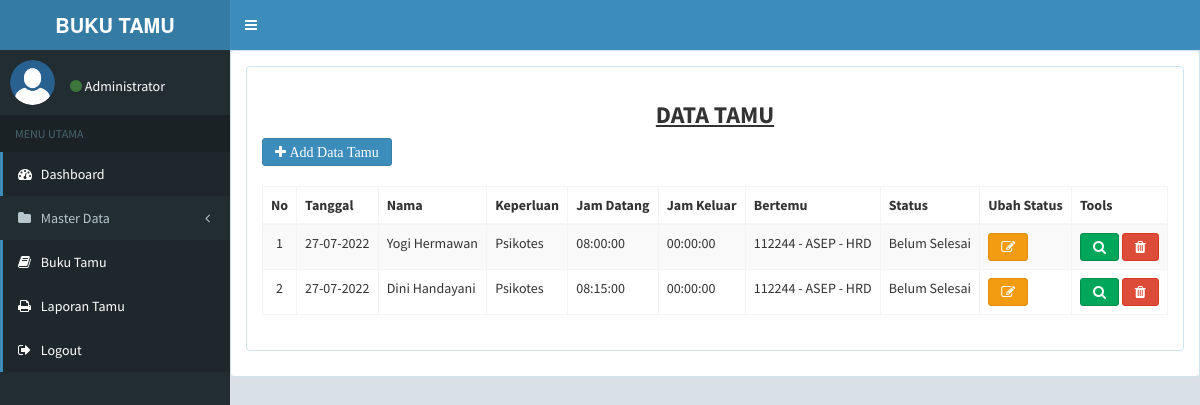
The page /views.php?page=list_bukutamu (signed in) on the database its author committed.
### tables this page shows
CREATE TABLE `tbl_bukutamu` (
  `id_tamu` int(11) NOT NULL,
  `tanggal` date NOT NULL,
  `no_identitas` varchar(16) NOT NULL,
  `nama` varchar(30) NOT NULL,
  `alamat` varchar(200) NOT NULL,
  `jenis_kelamin` varchar(10) NOT NULL,
  `no_telp` varchar(16) NOT NULL,
  `instansi` varchar(200) NOT NULL,
  `keperluan` varchar(255) NOT NULL,
  `jam_datang` time NOT NULL,
  `jam_keluar` time NOT NULL,
  `bertemu` varchar(200) NOT NULL,
  `status` varchar(15) NOT NULL
);

### views.php (called while the page is built, shortened)
<?php
include_once('class/class.index.php');
	$main = new Index();
	$main -> views();
?>

### class/class.bukutamu.php (called while the page is built, shortened)
<?php
class BukuTamu{
	private $conn;
	private $table_name = "tbl_bukutamu";
	public function __construct($db){
		$this->conn = $db;
	}
	function read(){
		$query = "SELECT * FROM ".$this->table_name." ORDER BY id_tamu ASC";
		$stmt = $this->conn->prepare( $query );
		$stmt->execute();
		return $stmt;
	}
}
?>

### views/list_bukutamu.php (the view, shortened to what this page needs)
<?php
include_once("class/class.bukutamu.php");
$bukutamu = new BukuTamu($db);
$stmt = $bukutamu->read();
?>
<head>
</head>
<div class="content-utama">
	<center><h3><u><b>DATA TAMU</b></u></h3></center>
		<a href="?page=add_bukutamu" class="btn btn-primary fa fa-plus"> Add Data Tamu</a> <br>
		<br><table class="table table-striped table-bordered" id="data">
			<thead>
				<tr>
					<th>No</th>
					<th>Tanggal</th>
					<th>Nama</th>
					<th>Keperluan</th>
					<th>Jam Datang</th>
					<th>Jam Keluar</th>
					<th>Bertemu</th>
					<th>Status</th>
					<th>Ubah Status</th>
					<th>Tools</th>
					</tr>
			</thead>
			<tbody>
			<?php
				$i=1;
				while ($row = $stmt->fetch(PDO::FETCH_ASSOC)){
			?>
				<tr>
					<td align="center" width="1%"><?php echo $i; ?></td>
					<td><?php echo date('d-m-Y', strtotime($row['tanggal']))?></td>
					<td><?php echo $row['nama']; ?></td>
					<td><?php echo $row['keperluan']; ?></td>
					<td><?php echo $row['jam_datang']; ?></td>
					<td><?php echo $row['jam_keluar']; ?></td>
					<td><?php echo $row['bertemu']; ?></td>
					<td><?php echo $row['status']; ?></td>
					<td>
						<a class="btn btn-warning fa fa-edit" href="?page=update_bukutamu&id_tamu=<?php echo $row['id_tamu']; ?>" title="Update"></a>
					</td>
					<td>
						<a class="btn btn-success fa fa-search" href="?page=detail_tamu&id_tamu=<?php echo $row['id_tamu']; ?>" title="Detail Tamu"></a>
						<a class="btn btn-danger fa fa-trash" href="?page=delete_bukutamu&id_tamu=<?php echo $row['id_tamu']; ?>" title="Delete" onclick="return confirm('Yakin ingin menghapus data ?')"></a>
					</td>
				</tr>
				<?php $i++; } ?>
			</tbody>
		</table>
</div>

### class/class.index.php (shortened to what this page needs)
<?php
class Index {
public function views(){
?>
<!DOCTYPE html>
<html lang="en">
<head>
<link href="assets/css/bootstrap.min.css" rel="stylesheet" type="text/css">
<link href="assets/css/font-awesome.min.css" rel="stylesheet" type="text/css">
<link href="assets/css/ionicons.min.css" rel="stylesheet" type="text/css">
<link href="assets/css/admin-lte.min.css" rel="stylesheet" type="text/css">
<link href="assets/css/admin-skin.min.css" rel="stylesheet" type="text/css">
<link href="assets/css/admin.css" rel="stylesheet" type="text/css">
</head>
<body class="hold-transition skin-blue sidebar-mini">
<div class="wrapper">
    <header class="main-header">
        <a href="#" class="logo">
            <span class="logo-lg"><b>BUKU TAMU</b></span>
        </a>
        <nav class="navbar navbar-static-top" role="navigation">
            <a href="#" class="sidebar-toggle" data-toggle="offcanvas" role="button">
            </a>
        </nav>
    </header>
    <aside class="main-sidebar">
        <section class="sidebar">
            <div class="user-panel">
                <div class="pull-left image">
                    <img src="assets/images/user.png" class="img-circle" alt="User Image">
                </div>
                <div class="pull-left info">
                    <br><i class="fa fa-circle text-success"></i>
                     <?php echo $_SESSION['level']; ?>
                </div>
            </div>
            <ul class="sidebar-menu">
            <?php if($_SESSION['level'] == 'Administrator' || $_SESSION['level'] == 'Users'){ ?>
                <li class="header">MENU UTAMA</li>
                <li class="active treeview">
                    <a href="?page=dashboard">
                        <i class="fa fa-dashboard"></i> <span>Dashboard</span>
                    </a>
                </li>
            <?php } ?>
            <?php if($_SESSION['level'] == 'Administrator'){ ?>
                <li class="treeview">
                    <a href="#">
                        <i class="fa fa-folder"></i> <span>Master Data</span> <i class="fa fa-angle-left pull-right"></i>
                    </a>
                </li>
                <li class="active treeview">
                    <a href="?page=list_bukutamu">
                        <i class="fa fa-book"></i> <span>Buku Tamu</span>
                    </a>
                </li>
                  <?php }?>
                <?php if($_SESSION['level'] == 'Administrator' || $_SESSION['level'] == 'Users'){ ?>
                 <li class="active treeview">
                    <a href="?page=report_bukutamu">
                        <i class="fa fa-print"></i> <span>Laporan Tamu</span>
                    </a>
                </li>
              <?php }?>
                <?php if($_SESSION['level'] == 'Administrator' || $_SESSION['level'] == 'Users'){ ?>
				<li class="active treeview">
                    <a href="?page=logout">
                        <i class="fa fa-sign-out"></i> <span>Logout</span>
                    </a>
                </li>
                	<?php }?>
            </ul>
        </section>
    </aside>
    <div class="content-wrapper">
                    <div class="content-utama">
                       <?php
                       if(!isset($_GET['page'])){
                            include "views/dashboard.php";
                        }else{
						if(file_exists("views/$_GET[page].php"))
							include "views/$_GET[page].php";
						else
							include "views/dashboard.php";
                    }
					?>
                    </div>
    </div>
</div>
</body>
</html>
<?php
}
}
?>

### assets/css/admin.css (style rules this page uses)
body { background:#d9e0e7; }
.content-utama { padding: 15px; background-color: #fff; border-radius: 4px; border : 1px solid #cfe3ed; z-index: auto; margin-bottom: 10px; min-height: 100px; }
.content-wrapper, .right-side { background-color: #d9e0e7 !important; }

### rows shown on the page
tbl_bukutamu: tanggal "27-07-2022", nama "Yogi Hermawan", keperluan "Psikotes", jam_datang "08:00:00", jam_keluar "00:00:00", bertemu "112244 - ASEP - HRD", status "Belum Selesai"
tbl_bukutamu: tanggal "27-07-2022", nama "Dini Handayani", keperluan "Psikotes", jam_datang "08:15:00", jam_keluar "00:00:00", bertemu "112244 - ASEP - HRD", status "Belum Selesai"

### other values the page prints
$_SESSION['level'] "Administrator"
